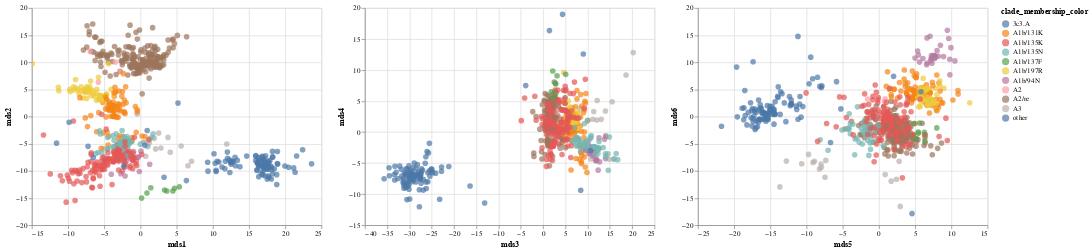

Source (notebook cell):
### Code cell
chart_12_mds = scatterplot_with_tooltip_interactive(merged_mds_df,'mds1','mds2',"mds1","mds2",['strain','clade_membership'],'clade_membership_color')
chart_34_mds = scatterplot_with_tooltip_interactive(merged_mds_df,'mds3','mds4',"mds3","mds4",['strain','clade_membership'],'clade_membership_color')
chart_56_mds = scatterplot_with_tooltip_interactive(merged_mds_df,'mds5','mds6',"mds5","mds6",['strain','clade_membership'],'clade_membership_color')
chart_12_mds|chart_34_mds|chart_56_mds

### Figure 1 — Vega-Lite specification as saved in the notebook (floating-point values rounded to 4 significant figures; data arrays with more than 128 entries replaced by an {"elided": "..."} marker saying what was removed)
{"$schema": "https://vega.github.io/schema/vega-lite/v3.4.0.json", "config": {"mark": {"tooltip": null}, "view": {"height": 300, "width": 400}}, "data": {"name": "data-507240918d97772322ded8a7894026d7"}, "datasets": {"data-507240918d97772322ded8a7894026d7": {"elided": "707 records"}}, "hconcat": [{"encoding": {"color": {"field": "clade_membership_color", "type": "nominal"}, "tooltip": [{"field": "strain", "type": "nominal"}, {"field": "clade_membership", "type": "nominal"}], "x": {"field": "mds1", "title": "mds1", "type": "quantitative"}, "y": {"field": "mds2", "title": "mds2", "type": "quantitative"}}, "mark": {"size": 60, "type": "circle"}, "selection": {"selector003": {"bind": "scales", "encodings": ["x", "y"], "type": "interval"}}}, {"encoding": {"color": {"field": "clade_membership_color", "type": "nominal"}, "tooltip": [{"field": "strain", "type": "nominal"}, {"field": "clade_membership", "type": "nominal"}], "x": {"field": "mds3", "title": "mds3", "type": "quantitative"}, "y": {"field": "mds4", "title": "mds4", "type": "quantitative"}}, "mark": {"size": 60, "type": "circle"}, "selection": {"selector005": {"bind": "scales", "encodings": ["x", "y"], "type": "interval"}}}, {"encoding": {"color": {"field": "clade_membership_color", "type": "nominal"}, "tooltip": [{"field": "strain", "type": "nominal"}, {"field": "clade_membership", "type": "nominal"}], "x": {"field": "mds5", "title": "mds5", "type": "quantitative"}, "y": {"field": "mds6", "title": "mds6", "type": "quantitative"}}, "mark": {"size": 60, "type": "circle"}, "selection": {"selector007": {"bind": "scales", "encodings": ["x", "y"], "type": "interval"}}}]}
